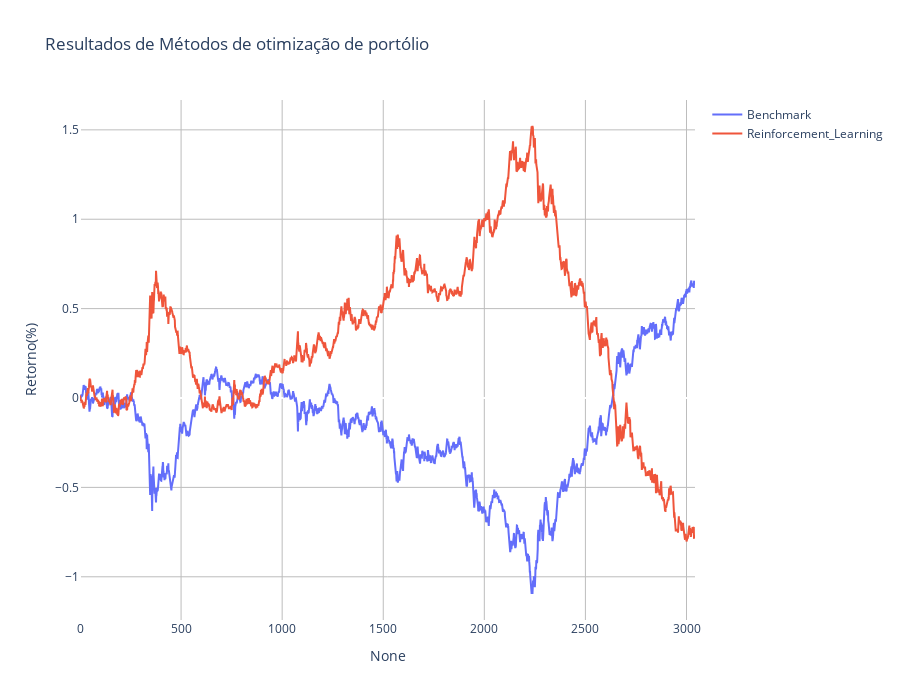

Source (notebook cell):
### Code cell
df_eqt = pd.DataFrame({"Benchmark":np.array(result_equal_vis).cumsum(),
              "Reinforcement_Learning":np.array(result_rl_vis).cumsum()})


df_eqt["x"] = df_eqt.index
df_eqt

ploty_basic(df_eqt,"x",["Benchmark","Reinforcement_Learning"],title="Resultados de Métodos de otimização de portólio",y_title="Retorno(%)")

### Figure 1 — Plotly figure (JSON) as saved in the notebook; plotly's stock layout.template omitted (floating-point values rounded to 4 significant figures; data arrays with more than 128 entries replaced by an {"elided": "..."} marker saying what was removed)
{"data": [{"mode": "lines", "name": "Benchmark", "type": "scatter", "x": {"elided": "3043 int values"}, "y": {"elided": "3043 float values"}, "yaxis": "y"}, {"mode": "lines", "name": "Reinforcement_Learning", "type": "scatter", "x": {"elided": "3043 int values"}, "y": {"elided": "3043 float values"}, "yaxis": "y"}], "layout": {"height": 700, "plot_bgcolor": "white", "title": {"text": "Resultados de Métodos de otimização de portólio"}, "width": 900, "xaxis": {"gridcolor": "#bdbdbd", "showgrid": true, "title": {"text": "None"}}, "yaxis": {"gridcolor": "#bdbdbd", "showgrid": true, "title": {"text": "Retorno(%)"}}}}
